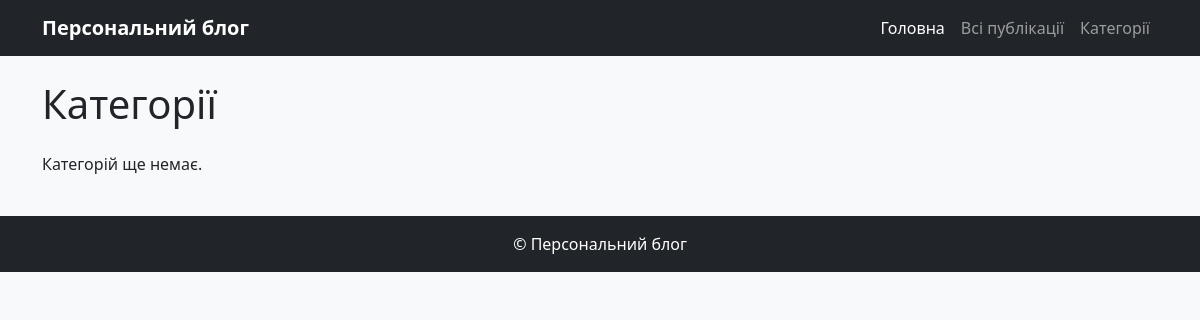
/categories/, run on an earlier commit of the app's database.
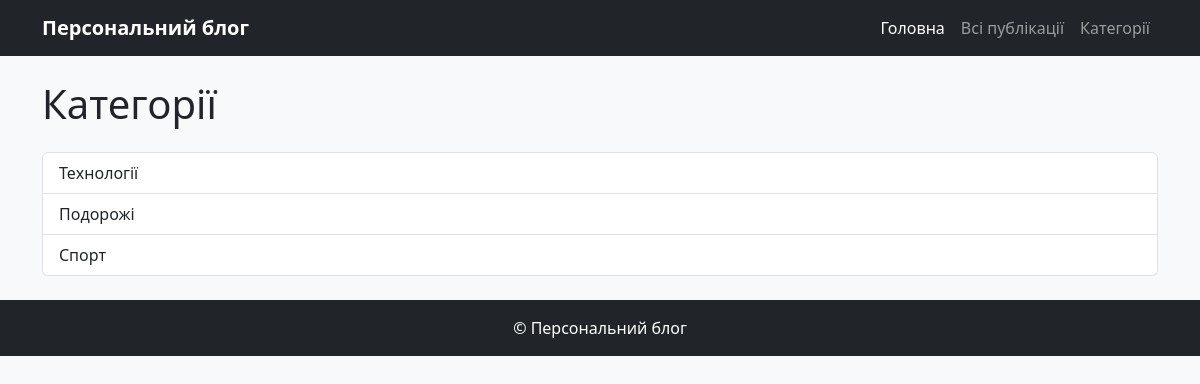
And on a later commit of the database.
### app_blog/models.py (models this page shows, shortened)
class Category(models.Model):
    name = models.CharField(max_length=200)
    slug = models.SlugField(max_length=200, unique=True)
    class Meta:
        verbose_name_plural = 'Категорії'

### app_blog/views.py (the view)
# urls.py: path('categories/', views.CategoryList.as_view(), name='categories-list'),
class CategoryList(ListView):
    model = Category
    template_name = 'categories_list.html'  # створимо цей шаблон
    context_object_name = 'categories'

### templates/categories_list.html (shortened to what this page needs)
{% extends 'base.html' %}
{% block content %}
<h1 class="mb-4">Категорії</h1>
<div class="list-group">
    {% for category in categories %}
        <a href="{% url 'category_articles' category.slug %}" class="list-group-item list-group-item-action">
            {{ category.name }}
        </a>
    {% empty %}
        <p>Категорій ще немає.</p>
    {% endfor %}
</div>
{% endblock %}

What changed in the data, as far as the page shows it:
added Category: name "Технології"
added Category: name "Подорожі"
added Category: name "Спорт"
Also different on the page:
text no longer shown: "Категорій ще немає."
